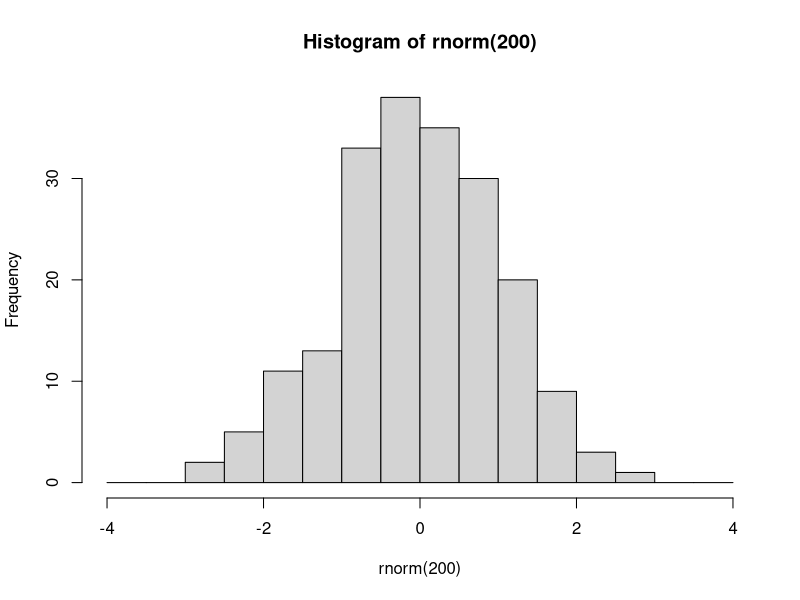
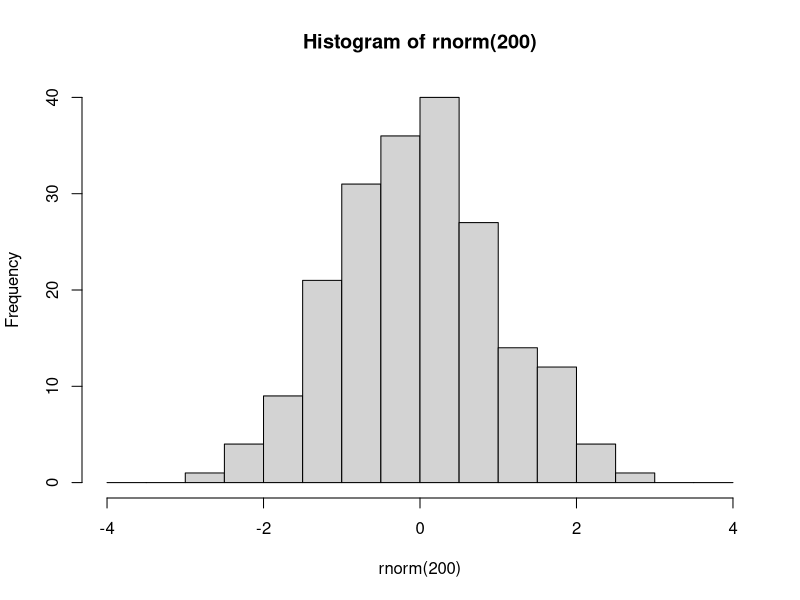

Generate these figures, in order, with R: (Note: this script raises an error after producing the figures.)
###################################
###################################
########                   ########
########   Data Science 1  ########
########       Lab 7       ######## 
########  10th Dec. 2024   ########
########                   ########
###################################
###################################

## Welcome to lab #4. Today we will start with an introduction to the tidyverse,
# Then you will write your own lm() function, and finally a couple of exercises



#####################
####    Pipes    ####
#####################

# The pipe operator looks like this: |>
# It signifies: take the element on the left and use it as the first argument in the function on the right

# Example

hist(rnorm(200), breaks=seq(-4,4,0.5))
# is equivalent to

rnorm(200) |> hist(breaks=seq(-4,4,0.5))

# The purpose of the pipe is mostly aesthetic, in particular to avoid large numbers of parentheses when something needs to be transformed using multiple functions:



### 1.1 Rewrite the following expression using pipes:
set.seed(123)
round(sqrt(log(runif(10,1,10))),2)

runif(10,1,10) |> log() |> sqrt() |> round(2)

# Pipes were initially created in a package called magrittr, part of the 'tidyverse' group of packages


########################
####    Packages    ####
########################

# Packages are essentially environments full of functions and/or objects which aren't loaded into R by default, but must be first installed (generally from a repository called CRAN), and then loaded

# Here we will install tidyverse, which is not one but a series of packages written by the same group of people, which share a number of syntactical features

install.packages('tidyverse')

# After you have installed tidyverse into your packages, you must also load it into your environment

library(tidyverse)

# You will only have to install a package once. However, every time you start fresh in a new R environment, you will have to load the packages you need again.

#########################
####    TIDYVERSE    ####
#########################

# The tidyverse encompasses a very large number of packages, and is fairly powerful (in that you can do a lot using tidyverse packages)
# However, you DO NOT need to use tidyverse exclusively! I mostly don't use it, for example, preferring to stick to base R except for a few functionalities.

# Downsides of tidyverse include: unique syntax which is very different from other programming languages such as python
# 'Black box' functions that have specific purposes that must be remembered, as opposed to more general-purpose functions in base R
# Often actually more verbose than base R (ie. requires more lines of code to do the same thing)
# Using tidyverse is a matter of preference!

# The pipe operator was originally introduced in the tidyverse package magrittr. 
# The tidyverse pipe operator looks like this: %>%

set.seed(123)
runif(10,1,10) %>% 
  log() %>%
  sqrt() %>%
  round(2)

# In this class we will look at 2 important tidyverse packages.
# Today we will look at dplyr, which is used to manipulate and transform data.
# Next week we will learn ggplot2, which is used for plotting and data visualisation

#####################
####    dplyr    ####
#####################

# The philosophy behind dplyr is that every data transformation can be done using a function, and multiple transformations can be done by piping an object through multiple functions
# For example, in dplyr we no longer use indexing.
# Instead we use the functions 'select', to choose specific columns in a data frame, and 'filter', to choose specific rows.

data(mtcars)

# so instead of:
mtcars[mtcars$cyl == 6, 1:5]
# we would write:
mtcars %>%
  filter(cyl==6) %>%
  select(1:5)

### 2.1
# using select() and filter(), create a new database of cars that are over 4000 lbs in weight, retaining only the wt and mpg columns.
# Save this database to an object called 'df'.

mtcars %>%
  filter(wt>=4) %>%
  select(c('wt',mpg)) -> df

# After you have selected the rows and columns you are interested in, you can 
# change the order of the rows using arrange

df %>% arrange(wt)

df %>% arrange(desc(wt))


# To change variables, we can use mutate()
df <- df %>% mutate(wt_kg=wt*453.592,
                    km_per_l = mpg*1.60934/3.78541)

# And we can use ifelse() within mutate()
mtcars <- mtcars %>%
            mutate(wt_class = ifelse(wt>=4, 'Oversized','Standard'))

# We can even do a sultiple ifelse statment using case_when()
mtcars <- mtcars %>%
            mutate(
              efficiency = case_when(
                mpg<=15 ~ 'low',
                mpg>15 & mpg<=20 ~ 'medium',
                mpg>20 ~ 'high'
                ))

# Next, summarise (or summarize) is a useful function which collapses a dataframe into a single row and can calculate summary statistics, eg:

mtcars %>% 
  summarise(
    mean_wt = mean(wt),
    sd_wt = sd(wt),
    n = length(mpg)
  )

# We can also use summarise to collapse a data frame not into one single row, but into as many rows as we have groups of interest. 
# To do this, first we need to use group_by()

mtcars %>% group_by(efficiency)

# You'll notice that this automatically changes the data frame into a new kind of object, called a tibble.
# Tibbles are basically tidyverse dataframes, that display information slightly differently, and are a bit more particular about certain things like not wanting empty cells.
# Tibbles can also be grouped, which allows for further operations down the line
# For example:

mtcars %>% 
  group_by(efficiency) %>%
  summarise(
    wt_kg=mean(wt),
    n=length(hp)
  ) %>%
  arrange(
    c('high','medium','low')
  )

# You can group by multiple variables

mtcars %>% 
  group_by(efficiency,cyl) %>%
  summarise(
    wt_kg=mean(wt),
    n=length(hp)
  )

# After grouping a tibble, remember to ungroup it later using ungroup(), or you may have issues down the line.

# 3.1
data(iris)
# using the dplyr functions do the following:
# create a new column called Petal.Area which is the product of the petal width and petal length columns.
# For each of the different species of iris, present the mean and standard deviation for the sepal length, sepal width, and petal area, as well as the number of samples (n)
# Order this database in decreasing order of average petal length.

iris %>% 
  mutate(Petal.Area = Petal.Length * Petal.Width) %>% 
  group_by(Species) %>% 
  summarise(
    mean_Sepal.Length = mean(Sepal.Length),
    sd_Sepal.Length = sd(Sepal.Length),
    mean_Sepal.Width = mean(Sepal.Width),
    sd_Sepal.Width = sd(Sepal.Width),
    mean_Petal.Length = mean(Petal.Length),
    sd_Petal.Length = sd(Petal.Length),
    mean_Petal.Width = mean(Petal.Width),
    sd_Petal.Width = sd(Petal.Width),
    mean_Petal.Area = mean(Petal.Area),
    sd_Petal.Area = sd(Petal.Area),
    n=length(Sepal.Length)
  ) %>% 
  arrange(desc(mean_Petal.Length)) -> iris


#######################################################
####    Code your own lm and predict functions!    ####
#######################################################

### 4.1 lm()

# Here I will walk you through the steps needed to write these functions. Follow along with the slides from this week's and last week's lectures - they contain all of the maths and some of the code that you need!

# At each step of the way, you should save each new element you calculate into a new object.

# Your lm function should take as input a y variable, and one or more x variables which should be inputted as a matrix or dataframe with one variable per column. 

my.lm <- function(y,x){

# Start by saving the sample size (n). You will need it later for calculating degrees of freedom for the test statistics and sampling distributions.
  n <- length(y)
# Next create the X matrix using as.matrix. Don't forget to add the column of 1s!
  x <- as.matrix(cbind(1, x))
# use the y input and your newly constructed x matrix to calculate the parameter estimates (or coefficients). 
# Hint: see lab 6, and remember that t() gives the transpose of a matrix and solve() gives its inverse
  b <- solve(t(x)%*%x)%*%t(x)%*%y
# Next, using these calculated coefficients, calculate all of the predicted values, y_hat, for each of the values of x (each of the rows of the X matrix). 
# Hint: look at the formula for the linear model - and remember we are multiplying matrices!
  y_hat <- x %*% b
# Next, calculate the residuals (actual values of y minus the predicted values y_hat)
  e <- y-y_hat
# Next calculate the estimate of the residual standard error, s. Careful about the denominator here: check how many degrees of freedom you have!
  s <- sqrt(sum(e^2)/(n-ncol(x)))
# Using s, calculate the variance covariance matrix of the coefficients.
  vcov_coef <- s^2 * solve(t(x) %*% x)
# from this covariance matrix, extract the standard errors of the coefficients
  se_coef <- sqrt(diag(vcov_coef))
# use these standard errors to calculate the t-values for each of the coefficients
  t_vals <- b/se_coef
# And use these t-values to calculate p-values.
  p <- 1 - pt(abs(t_vals),df=n-ncol(x))
# Next, calculate the R2 value

  RSS <- sum(e^2)
  TSS <- sum((y - mean(y))^2)
  r2 <- 1 - RSS / TSS
# Bonus points if you want to look up how to calculate adjusted R2
  adj_r2 <- 1 - (RSS / (n - ncol(x) - 1)) / (TSS / (n - 1))
# Next, calculate the F-statistic and the p-value for the model.
  f_stat <- (TSS - RSS) / (ncol(x) - 1) / (RSS / (n - ncol(x)))
  model_p <- pf(f_stat, ncol(x) - 1, n - ncol(x), lower.tail = F)
  
# Finally, put all of these elements into a list, and have your function return that list. 
  return(list(n=n,
              coefficients = b,
              residuals = e,
              s = s,
              vcov = vcov_coef,
              se = se_coef,
              t_values = t_vals,
              p_values = p,
              r2 = r2,
              adj_r2 = adj_r2,
              F_statistic = f_stat,
              model_p_value = model_p))
}

# compare your function against the built-in R function in R.

my.lm(y=mtcars$mpg,x=mtcars[,c('wt','cyl')])

### 4.2 predict()

# This will be much shorter. Create a new function that takes as input the output from your first function, along with a new_data object that has as many columns as there are predictor variables in the model output, and a confidence interval size

my.predict <- function(model_output, new_data, ci_level = 0.97) {
  
  # Extract coefficients from your my.lm output
  coef = model_output$coefficients

  # Add a column of 1s to the new_data
  new_data = cbind(1,new_data)

  # generate the predicted values of y from the new_data object based on the coefficients from the model
  # Again, remember the formula for the linear model!
  y_hat = new_data%*%coef

#for each of these predicted values, calculate a confidence interval
  # first calculate the critical levels of the t-distribution using the ci_level and the degrees of freedom
  area_in_tails = (1-ci_level)/2
  t_lower = qt(area_in_tails,df=model_output$n-ncol(new_data))
  t_upper = -t_lower

  # next, for each row of the new_data object, calculate the standard error of the predicted value
  # Check the slides, and remember that 𝒗𝒄𝒐𝒗(𝒃) was saved as "vcov" in the model output
 sy = sqrt(apply(new_data,1,function(.)t(.)%*%model_output$vcov%*%.))
  
  # next, calculate the upper and lower confidence boundaries for each prediction using the critical t-levels and the previously calculated standard error
 ci_lower = y_hat + t_lower.*sy
 ci_upper = y_hat + t_upper.*sy

  # finally, put these confidence intervals into a dataframe
 ci = data.frame(ci_lower,ci_upper)
 colnames(ci) = paste0(ci_level,'%_',c('lower','upper'))
 df = cbind(y_hat = y_hat,ci)
 return(df)
}


### 4.3
# Use your functions to run the following model

# mtcars$mpg ~ mtcars$wt + mtcars$cyl
model<- my.lm(y=mtcars$mpg,x=mtcars[,c('wt','cyl')])

# Then plot predicted marginal effect of weight for a car with 4 cylynders. Add 96% confidence intervals to the graph.
# Hint: For this, in your "newdata" object, add a column of 4s for the number of cylinders
x <- seq(0,6,0.1)

ci <- my.predict(model,new_data=cbind(wt=x,cyl=4),ci_level=0.96)

plot(mtcars$wt,mtcars$mpg, pch=20)
lines(x,model$coefficients['1',]+x*model$coefficients['wt',]+4*model$coefficients['cyl',])

polygon(x=c(x,rev(x)),y=c(ci$'0.96%_lower',rev(ci$'0.96%_upper')),col=adjustcolor('slateblue',alpha.f=0.4))

# Compare this graph to the graph from the lecture.
#The slope is less steep. 

# What do you conclude?
# This indicates that number of cylinders partially confounds the relationship between car weight and car efficiency. Once cylinders are controlled for, the effect of weight on efficiency is less pronounced, although still important and significant.




